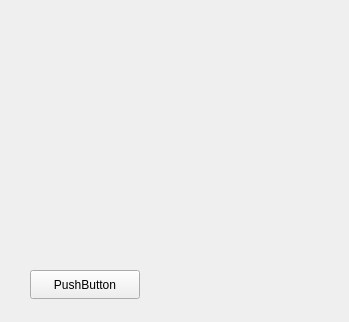
<?xml version="1.0" encoding="UTF-8"?>
<ui version="4.0">
 <class>MainWindow</class>
 <widget class="QMainWindow" name="MainWindow">
  <property name="geometry">
   <rect>
    <x>0</x>
    <y>0</y>
    <width>349</width>
    <height>322</height>
   </rect>
  </property>
  <property name="windowTitle">
   <string>MainWindow</string>
  </property>
  <widget class="QWidget" name="centralwidget">
   <widget class="QStackedWidget" name="stackedWidget">
    <property name="geometry">
     <rect>
      <x>0</x>
      <y>0</y>
      <width>341</width>
      <height>311</height>
     </rect>
    </property>
    <property name="currentIndex">
     <number>1</number>
    </property>
    <widget class="QWidget" name="page">
     <widget class="QWidget" name="premios" native="true">
      <property name="geometry">
       <rect>
        <x>20</x>
        <y>190</y>
        <width>311</width>
        <height>80</height>
       </rect>
      </property>
     </widget>
     <widget class="QDialogButtonBox" name="buttonBox">
      <property name="geometry">
       <rect>
        <x>20</x>
        <y>270</y>
        <width>301</width>
        <height>32</height>
       </rect>
      </property>
      <property name="orientation">
       <enum>Qt::Horizontal</enum>
      </property>
      <property name="standardButtons">
       <set>QDialogButtonBox::Cancel|QDialogButtonBox::Ok</set>
      </property>
      <property name="centerButtons">
       <bool>true</bool>
      </property>
     </widget>
     <widget class="QWidget" name="mplwindow" native="true">
      <property name="enabled">
       <bool>false</bool>
      </property>
      <property name="geometry">
       <rect>
        <x>20</x>
        <y>30</y>
        <width>151</width>
        <height>151</height>
       </rect>
      </property>
      <property name="sizePolicy">
       <sizepolicy hsizetype="Preferred" vsizetype="Preferred">
        <horstretch>0</horstretch>
        <verstretch>0</verstretch>
       </sizepolicy>
      </property>
      <property name="maximumSize">
       <size>
        <width>573</width>
        <height>16777215</height>
       </size>
      </property>
      <property name="mouseTracking">
       <bool>false</bool>
      </property>
      <layout class="QVBoxLayout" name="mplvl"/>
     </widget>
     <widget class="QWidget" name="mplwindow_2" native="true">
      <property name="enabled">
       <bool>false</bool>
      </property>
      <property name="geometry">
       <rect>
        <x>180</x>
        <y>30</y>
        <width>151</width>
        <height>151</height>
       </rect>
      </property>
      <property name="sizePolicy">
       <sizepolicy hsizetype="Preferred" vsizetype="Preferred">
        <horstretch>0</horstretch>
        <verstretch>0</verstretch>
       </sizepolicy>
      </property>
      <property name="maximumSize">
       <size>
        <width>573</width>
        <height>16777215</height>
       </size>
      </property>
      <layout class="QVBoxLayout" name="mplvl_2"/>
     </widget>
    </widget>
    <widget class="QWidget" name="page_2">
     <widget class="QWidget" name="mplwindow_3" native="true">
      <property name="enabled">
       <bool>false</bool>
      </property>
      <property name="geometry">
       <rect>
        <x>10</x>
        <y>10</y>
        <width>331</width>
        <height>251</height>
       </rect>
      </property>
      <property name="sizePolicy">
       <sizepolicy hsizetype="Preferred" vsizetype="Preferred">
        <horstretch>0</horstretch>
        <verstretch>0</verstretch>
       </sizepolicy>
      </property>
      <property name="maximumSize">
       <size>
        <width>573</width>
        <height>16777215</height>
       </size>
      </property>
      <property name="mouseTracking">
       <bool>false</bool>
      </property>
      <layout class="QVBoxLayout" name="mplvl_3">
       <property name="spacing">
        <number>7</number>
       </property>
      </layout>
     </widget>
     <widget class="QPushButton" name="pushButton">
      <property name="geometry">
       <rect>
        <x>30</x>
        <y>270</y>
        <width>110</width>
        <height>29</height>
       </rect>
      </property>
      <property name="text">
       <string>PushButton</string>
      </property>
     </widget>
    </widget>
   </widget>
  </widget>
 </widget>
 <resources>
  <include location="images/fgh.png"/>
 </resources>
 <connections/>
</ui>
